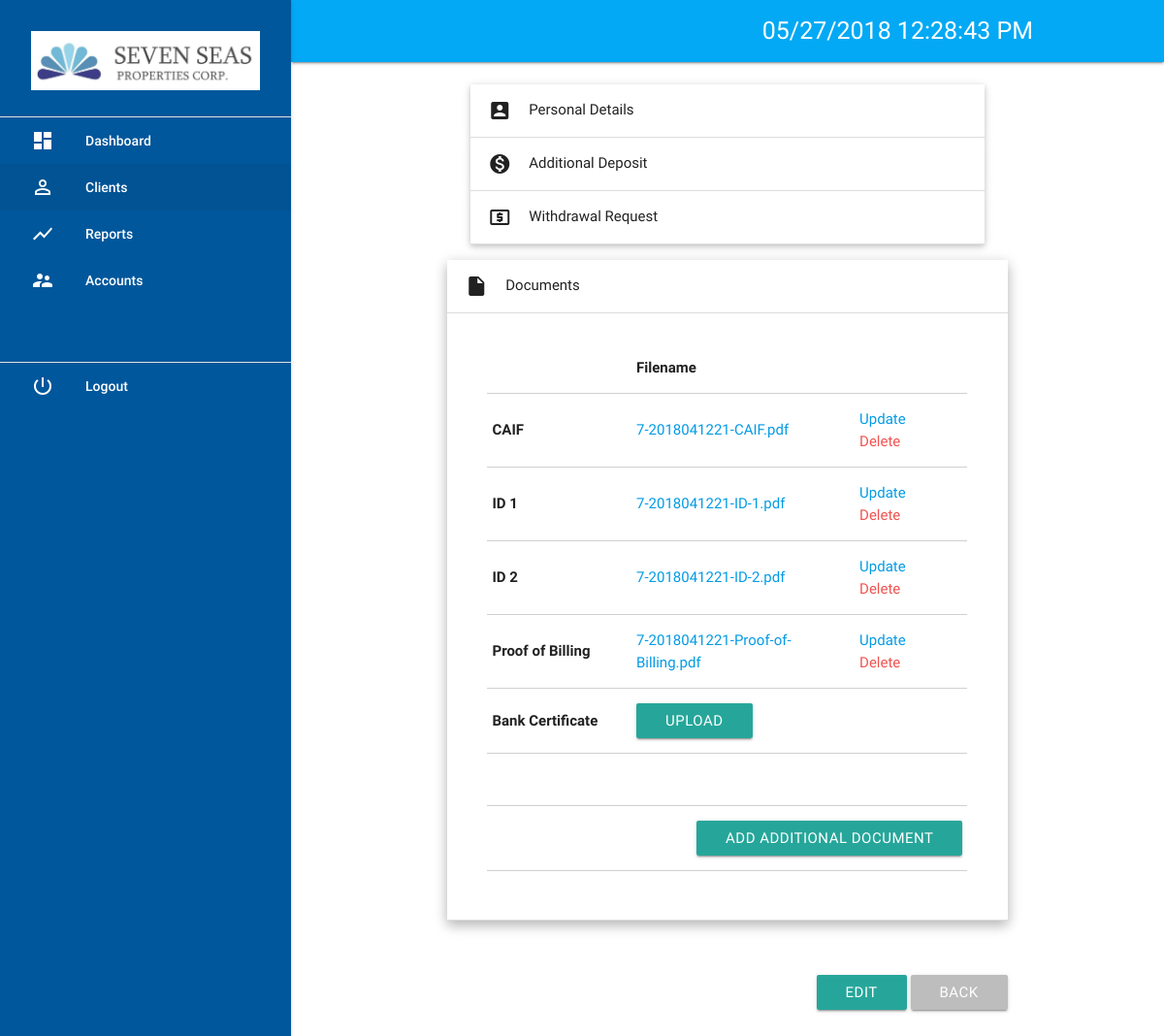
The page /client-details?id=7&documents=1 on the database its author committed.
### tables this page shows
CREATE TABLE `tbl_documents` (
  `id` int(11) NOT NULL,
  `client_id` int(11) NOT NULL,
  `caif` varchar(255) NOT NULL,
  `caif2` varchar(255) NOT NULL,
  `id1` varchar(255) NOT NULL,
  `id2` varchar(255) NOT NULL,
  `proof_of_billing` varchar(255) NOT NULL,
  `bank_certificate` varchar(255) NOT NULL,
  `emp_id` int(11) NOT NULL,
  `date_updated` timestamp NOT NULL DEFAULT CURRENT_TIMESTAMP,
  `date_created` timestamp NOT NULL DEFAULT CURRENT_TIMESTAMP
);

### client-details.php (the view, shortened to what this page needs)
<?php include('includes/mysql_connect.php'); ?>
<?php
$client_id = $_GET['id'];
$query = "SELECT * FROM tbl_clients	 WHERE id = '$client_id'";
$query = $conn->query($query);
$result = $query->fetch_assoc();
$nullHandler = '-'; ?>
<?php include('header.php') ?>
	<div class="section wrap">
		<div class="row">
			<div class="col s8 offset-s2">
				<div class="row">
					<ul class="collapsible popout">
						<li class="">
							<a class="collapsible-header waves-effect waves-grey <?=($_GET['personalDetail'] ? 'active' : '')?>"><i class="material-icons">account_box</i> Personal Details</a>
													<?php $securityCompany=$result['security_company']; ?>
						</li>
						<li class="">
							<a class="collapsible-header waves-effect waves-grey <?= (isset($_GET['openADeposit']) ? 'active' : '') ?>"><i class="material-icons">monetization_on</i> Additional Deposit</a>
						</li>
						<li>
							<a class="collapsible-header waves-effect waves-grey <?= (isset($_GET['openWRequest']) ? 'active' : '') ?>"><i class="material-icons">local_atm</i> Withdrawal Request</a>
						</li>
						<li>
							<a class="collapsible-header waves-effect waves-grey <?=($_GET['documents'] ? 'active' : '')?>"><i class="material-icons">insert_drive_file</i> Documents</a>
							<div class="collapsible-body">
								<?php $queryDocu = "SELECT * FROM `tbl_documents` WHERE client_id = '$client_id'";?>
								<?php if ($resultDocu = $conn->query($queryDocu)):
								$result = $resultDocu->fetch_array();  ?>
									<div class="row">
										<div class="col s12">
											<table class="bordered highlight">
												<tr>
													<td></td>
													<th>Filename</th>
													<td></td>
												</tr>
												<tr>
													<th width="30%">CAIF</th>
													<td>
														<?php if (isset($result['caif'])): ?>
															<?php if ($result['caif'] == ""): ?>
																<a href="#uploadCAIF" data-trigger="uploadCAIF" class="btn btn-green waves-effect waves-light modal-trigger">Upload</a>
															<?php else: ?>
																<a href="uploads/<?=$result['caif']?>" target="_blank"><?=$result['caif']?></a>
															<?php endif ?>
														<?php else: ?>
															<a href="#uploadCAIF" data-trigger="uploadCAIF" class="btn btn-green waves-effect waves-light modal-trigger">Upload</a>
														<?php endif ?>
													</td>
													<td class="actions-td">
														<?php if (isset($result['caif'])): ?>
															<?php if ($result['caif'] != ""): ?>
																<a href="#uploadCAIF" data-trigger="uploadCAIF" class="modal-trigger">Update</a>
																<a href="client-details?id=<?=$_GET['id']?>&deleteCAIF=<?=$result['id']?>" class="danger">Delete</a>
															<?php endif; ?>
														<?php endif ?>
													</td>
												</tr>
												<tr>
													<th>ID 1</th>
													<td>
														<?php if (isset($result['id1'])): ?>
															<?php if ($result['id1'] == ""): ?>
																<a href="#uploadID1" data-trigger="uploadID1" class="btn btn-green waves-effect waves-light modal-trigger">Upload</a>
															<?php else: ?>
																<a href="uploads/<?=$result['id1']?>" target="_blank"><?=$result['id1']?></a>
															<?php endif ?>
														<?php else: ?>
															<a href="#uploadID1" data-trigger="uploadID1" class="btn btn-green waves-effect waves-light modal-trigger">Upload</a>
														<?php endif ?>
													</td>
													<td class="actions-td">
														<?php if (isset($result['id1'])): ?>
															<?php if ($result['id1'] != ""): ?>
																<a href="#uploadID1" data-trigger="uploadID1" class="modal-trigger">Update</a>
																<a href="client-details?id=<?=$_GET['id']?>&deleteid1=<?=$result['id']?>" class="danger">Delete</a>
															<?php endif; ?>
														<?php endif ?>
													</td>
												</tr>
												<tr>
													<th>ID 2</th>
													<td>
														<?php if (isset($result['id2'])): ?>
															<?php if ($result['id2'] == ""): ?>
																<a href="#uploadID2" data-trigger="uploadID2" class="btn btn-green waves-effect waves-light modal-trigger">Upload</a>
															<?php else: ?>
																<a href="uploads/<?=$result['id2']?>" target="_blank"><?=$result['id2']?></a>
															<?php endif ?>
														<?php else: ?>
															<a href="#uploadID2" data-trigger="uploadID2" class="btn btn-green waves-effect waves-light modal-trigger">Upload</a>
														<?php endif ?>
													</td>
													<td class="actions-td">
														<?php if (isset($result['id2'])): ?>
															<?php if ($result['id2'] != ""): ?>
																<a href="#uploadID2" data-trigger="uploadID2" class="modal-trigger">Update</a>
																<a href="client-details?id=<?=$_GET['id']?>&deleteid2=<?=$result['id']?>" class="danger">Delete</a>
															<?php endif; ?>
														<?php endif ?>
													</td>
												</tr>
												<tr class="<?=($securityCompany=="AP Securities") ? 'hide': ''?>">
													<th>Proof of Billing</th>
													<td>
														<?php if (isset($result['proof_of_billing'])): ?>
															<?php if ($result['proof_of_billing'] == ""): ?>
																<a href="#uploadProofOfBilling" data-trigger="uploadProofOfBilling" class="btn btn-green waves-effect waves-light modal-trigger">Upload</a>
															<?php else: ?>
																<a href="uploads/<?=$result['proof_of_billing']?>" target="_blank"><?=$result['proof_of_billing']?></a>
															<?php endif ?>
														<?php else: ?>
															<a href="#uploadProofOfBilling" data-trigger="uploadProofOfBilling" class="btn btn-green waves-effect waves-light modal-trigger">Upload</a>
														<?php endif ?>
													</td>
													<td class="actions-td">
														<?php if (isset($result['proof_of_billing'])): ?>
															<?php if ($result['proof_of_billing'] != ""): ?>
																<a href="#uploadProofOfBilling" data-trigger="uploadProofOfBilling" class="modal-trigger">Update</a>
																<a href="client-details?id=<?=$_GET['id']?>&deleteProofOfBilling=<?=$result['id']?>" class="danger">Delete</a>
															<?php endif; ?>
														<?php endif ?>
													</td>
												</tr>
												<tr>
													<th>Bank Certificate</th>
													<td>
														<?php if (isset($result['bank_certificate'])): ?>
															<?php if ($result['bank_certificate'] == ""): ?>
																<a href="#uploadBankCert" data-trigger="uploadBankCert" class="btn btn-green wave-effect wave-light modal-trigger">Upload</a>
															<?php else: ?>
																<a href="uploads/<?=$result['bank_certificate']?>" target="_blank"><?=$result['bank_certificate']?></a>
															<?php endif ?>
														<?php else: ?>
															<a href="#uploadBankCert" data-trigger="uploadBankCert" class="btn btn-green wave-effect wave-light modal-trigger">Upload</a>
														<?php endif ?>
													</td>
													<td class="actions-td">
													</td>
												</tr>
												<tr class="" style="background-color: transparent;">
													<td colspan="3">&nbsp;</td>
												</tr>
												<tr class="" style="background-color: transparent;">
													<td colspan="3" class="right-align">
														<a href="#uploadCorpoOtherDocu" data-target="uploadCorpoOtherDocu" class="btn waves-effect waves-light modal-trigger">Add Additional Document</a>
													</td>
												</tr>
											</table>
										</div>
									</div>
								<?php endif ?>
							</div>
						</li>
					</ul>
				</div>
			</div>
		</div>
		<div class="row">
			<div class="col s8 offset-s2 right-align">
				<a href="edit-client?id=<?=$client_id?>" class="btn">Edit</a>
				<a href="clients" class="btn grey lighten-1">Back</a>
			</div>
		</div>
	</div>
<?php include('footer.php') ?>

### rows shown on the page
tbl_documents: caif "7-2018041221-CAIF.pdf", id1 "7-2018041221-ID-1.pdf", id2 "7-2018041221-ID-2.pdf", proof_of_billing "7-2018041221-Proof-of-Billing.pdf"
